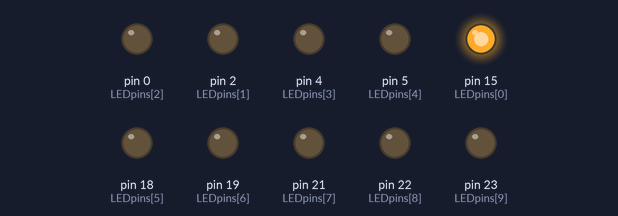
Bench run of a sketch on a simulated Arduino Mega 2560, built with avr-gcc and run on an emulated ATmega2560. Shown: output pins drawn as LEDs (lit = HIGH).

Above: at 0.05 s.
At 0.75 s:
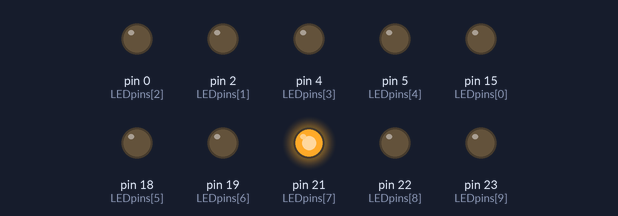
At 1.55 s:
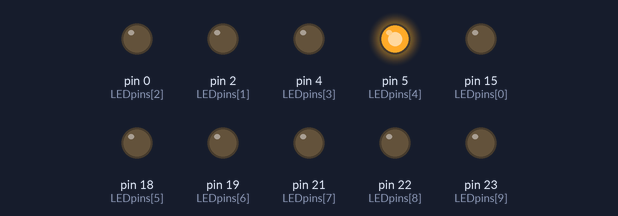
At 2.25 s:
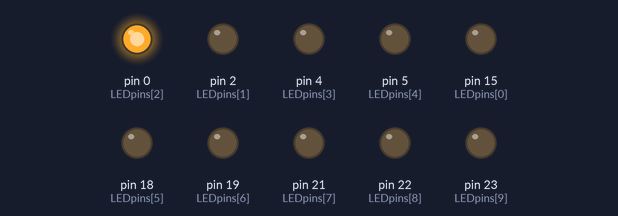
At 3.0 s:
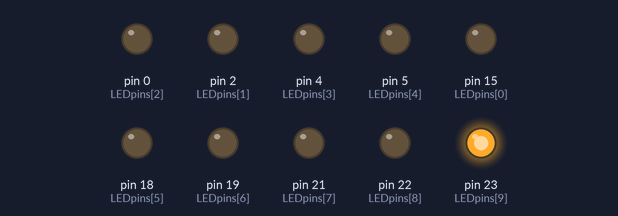
At 4.35 s:
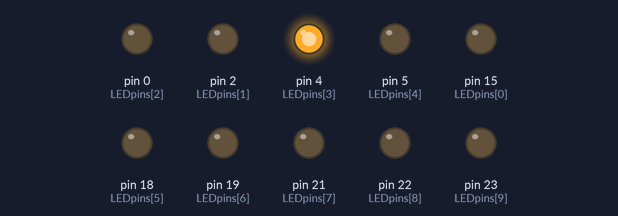
Timing chart, 0 to 4.7 s (numbered marks = the images above):
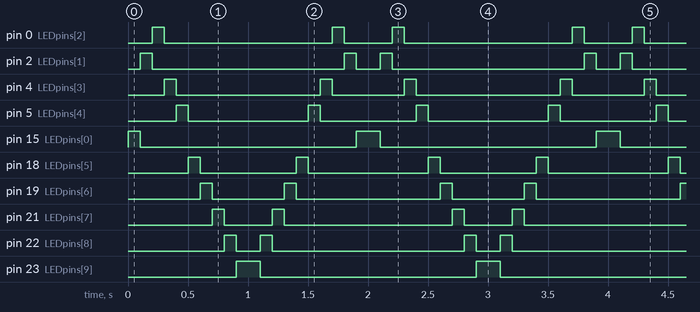

Measured:
- by itself, pin 0 (LEDpins[2]): repeats every 2.0 s: LOW 1.4 s, HIGH 0.10 s, LOW 0.40 s, HIGH 0.10 s
- by itself, pin 2 (LEDpins[1]): repeats every 2.0 s: LOW 1.6 s, HIGH 0.10 s, LOW 0.20 s, HIGH 0.10 s
- by itself, pin 4 (LEDpins[3]): repeats every 2.0 s: LOW 1.2 s, HIGH 0.10 s, LOW 0.60 s, HIGH 0.10 s
- by itself, pin 5 (LEDpins[4]): repeats every 2.0 s: LOW 1.0 s, HIGH 0.10 s, LOW 0.80 s, HIGH 0.10 s
- by itself, pin 15 (LEDpins[0]): repeats every 2.0 s: LOW 1.8 s, HIGH 0.20 s
- by itself, pin 18 (LEDpins[5]): repeats every 2.0 s: LOW 0.80 s, HIGH 0.10 s, LOW 1.0 s, HIGH 0.10 s
- by itself, pin 19 (LEDpins[6]): repeats every 2.0 s: LOW 0.60 s, HIGH 0.10 s, LOW 1.2 s, HIGH 0.10 s
- by itself, pin 21 (LEDpins[7]): repeats every 2.0 s: LOW 0.40 s, HIGH 0.10 s, LOW 1.4 s, HIGH 0.10 s

The sketch:

flowing_led.ino
```cpp
// Objective: Turn on LEDs in an LED bar so that the light bounces back and forth.

// Array of GPIO pins for LEDs:
byte LEDpins[] = {15, 2, 0, 4, 5, 18, 19, 21, 22, 23};

// Sets value of LEDcounter to number of pins listed in LEDpins:
int LEDcounter = sizeof(LEDpins);

void setup()
{
    // Iterate through LEDpins and set them all to OUTPUT:
    for (int i = 0; i < LEDcounter; ++i)
      pinMode(LEDpins[i], OUTPUT);
}

void loop() {

  // Turns on LEDs in ascending order:
  for (int i = 0; i < LEDcounter; ++i) {
    digitalWrite(LEDpins[i], HIGH);
    delay(100);
    digitalWrite(LEDpins[i], LOW);
  }

  // Turns on LEDs in descending order:
  for (int i = LEDcounter - 1; i > -1; --i) {
    digitalWrite(LEDpins[i], HIGH);
    delay(100);
    digitalWrite(LEDpins[i], LOW);
  }
}
```
